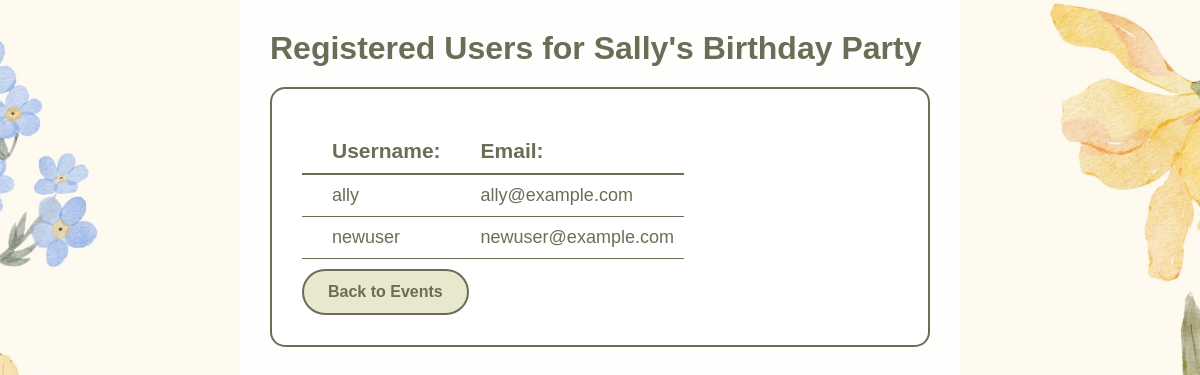
Page /event/7/attendees on the committed database.
### main.py (models this page shows, shortened)
class Event(db.Model):
    id = db.Column(db.Integer, primary_key=True)
    title = db.Column(db.String(100), nullable=False)
    description = db.Column(db.Text, nullable=False)
    date = db.Column(db.String(20), nullable=False)
    time = db.Column(db.String(20), nullable=False)
    location = db.Column(db.String(120), nullable=False)
    event_type = db.Column(db.String(20), nullable=False, default='other')  # New field
    manager_id = db.Column(db.Integer, db.ForeignKey('user.id'), nullable=False)
    created_at = db.Column(db.DateTime, default=datetime.utcnow)

class User(db.Model):
    id = db.Column(db.Integer, primary_key=True)
    username = db.Column(db.String(80), unique=True, nullable=False)
    email = db.Column(db.String(120), unique=True, nullable=False)
    password_hash = db.Column(db.String(128), nullable=False)
    role = db.Column(db.String(20), default='user')
    created_at = db.Column(db.DateTime, default=datetime.utcnow)
    registered_events = db.relationship(
        'Event',
        secondary=registrations,
        backref=db.backref('attendees', lazy='dynamic')
    )
    managed_events = db.relationship('Event', backref='manager', foreign_keys='Event.manager_id')

### main.py (the view)
@app.route('/event/<int:event_id>/attendees')
def view_attendees(event_id):
    event = Event.query.get_or_404(event_id)  # Get the event or return 404 if not found
    attendees = event.attendees  # Get the list of attendees for the event
    return render_template('attendees.html', event=event, attendees=attendees)

### templates/attendees.html (shortened to what this page needs)
<!DOCTYPE html>
<html lang="en">
<head>
    <link rel="stylesheet" href="{{ url_for('static', filename='styles.css') }}">
    <link href='https://unpkg.com/boxicons@2.1.4/css/boxicons.min.css' rel='stylesheet'>
</head>
<body>
    <div class="dashboard-container">
    <h1>Registered Users for {{ event.title }}</h1>
    <div class="users-container">
    <table>
        <thead>
            <tr>
                <th>Username:</th>
                <th>Email:</th>
            </tr>
        </thead>
        <tbody>
            {% for attendee in attendees %}
            <tr>
                <td>{{ attendee.username }}</td>
                <td>{{ attendee.email }}</td>
            </tr>
            {% else %}
            <tr>
                <td colspan="2">No attendees registered for this event.</td>
            </tr>
            {% endfor %}
        </tbody>
    </table>
    <a href="{{ url_for('manager_dashboard') }}" class="button">Back to Events</a>
    </div>
</div>
</body>
</html>

### static/styles.css (style rules this page uses)
* { margin: 0; padding: 0; font-family: "Winky Sans", sans-serif; box-sizing: border-box; }
body { background: url("floralBackground.jpg") no-repeat center; background-size: cover; color: #6c6d56; min-height: 100vh; display: flex; justify-content: center; align-items: center; }
h1, h2, h3 { color: #6c6d56; }
.button { display: inline-block; padding: 12px 24px; background: #e8e8cf; border: 2px solid #6c6d56; border-radius: 30px; cursor: pointer; font-size: 16px; font-weight: 600; color: #6c6d56; text-align: center; transition: all 0.3s ease; text-decoration: none; }
.dashboard-container { max-width: 90%; min-width: 60%; margin: 0 auto; padding: 20px; background-color: rgba(255, 255, 255, 0.9); min-height: 100vh; height: 80vh; overflow-y: auto; }
.dashboard-container { padding: 30px; }

### templates/attendees.html (style rules this page uses)
.users-container { background: rgba(255, 255, 255, 0.9); padding: 30px; border-radius: 15px; border: 2px solid #6c6d56; margin-top: 20px; font-family: 'Winky Sans', sans-serif; }
table th { font-size:21px; border-bottom: 2px solid #6c6d56; padding: 10px 10px 10px 30px; }
table td { border-bottom: 1px solid #6c6d56; padding: 10px 10px 10px 30px; font-size:18px }
table { margin-bottom:10px; margin-top:10px; text-align:left; border-collapse: separate; border-spacing: 0; }

### rows in the picture
Event: title "Sally's Birthday Party"
User: username "ally", email "ally@example.com"
User: username "newuser", email "newuser@example.com"
